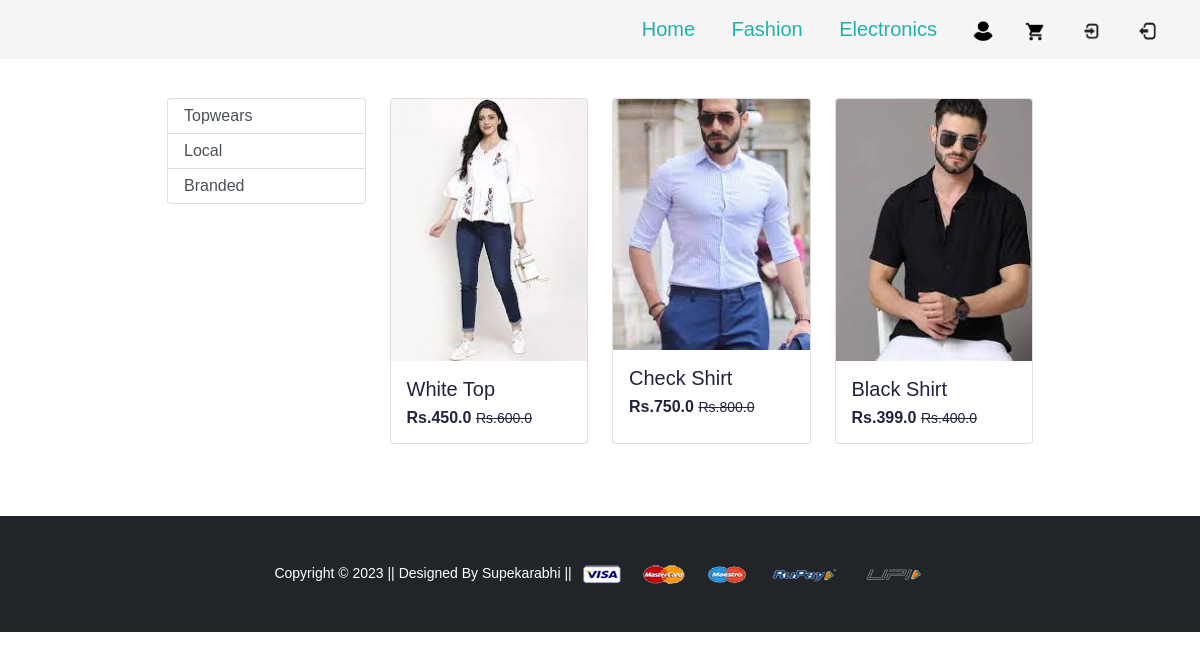
The app's page /topwear/branded with its own data.
### app/models.py (models this page shows, shortened)
class Product(models.Model):
    title=models.CharField(max_length=100)
    selling_price=models.FloatField()
    discounted_price=models.FloatField()
    description=models.TextField()
    brand=models.CharField(max_length=100)
    category=models.CharField(choices=CATEGORY_CHOICES,max_length=2)
    product_image=models.ImageField(upload_to='productimg')

### app/views.py (the view)
# urls.py: path('topwear/',views.topwear,name='topwear'),
def topwear(request,data=None):
 if data==None:
  topwears=Product.objects.filter(category='TW')
 elif data=='local' or data=='branded':
  topwears=Product.objects.filter(category='TW').filter(brand=data)
 return render(request,'app/topwear.html',{'topwears':topwears})

### app/templates/app/topwear.html (shortened to what this page needs)
{% extends 'app/base.html' %}
{% load static %}
{% block main-content %}
<div class="container my-5">
  <div class="single_catagory_area row">
    <div class="col-sm-3">
      <div class="list-group">
        <a href="{% url 'topwear' %}" class="list-group-item list-group-item-action" aria-current="true">Topwears</a>
        <a href="{% url 'topweardata' 'local' %}" class="list-group-item list-group-item-action" aria-current="true">Local</a>
        <a href="{% url 'topweardata' 'branded' %}" class="list-group-item list-group-item-action">Branded</a>
      </div>
    </div>
    <div class="col-sm-9">
      <div class="row">
        {% for t in topwears %}
        <div class="col-md-4 mb-4">
          <div class="card h-100">
            <a href="{% url 'product-detail' t.id %}">
              <img src="{{t.product_image.url}}" alt="{{t.title}}" class="card-img-top">
            </a>
            <div class="card-body">
              <h5 class="card-title">{{t.title}}</h5>
              <p class="card-text">
                <span class="fw-bold">Rs.{{t.discounted_price}}</span>
                <small class="fw-light text-decoration-line-through">Rs.{{t.selling_price}}</small>
              </p>
            </div>
          </div>
        </div>
        {% endfor %}
      </div>
    </div>
  </div>
</div>
{% endblock main-content %}

### app/static/app/css/style.css (style rules this page uses)
body { padding-top:50px; }
.card-body { overflow: hidden; transition: transform 0.3s ease; }
:root { --primaryColor: #b60707; --primaryDarkColor:#ffffff; --primaryHoverColor: #480953; --secondaryColor: #F9B000; --baseColor: #21243D; --baseFont: 'Heebo', sans-serif; --titleFont: 'Courier Prime', monospace; --regular: 400; --medium: 500; --bold: 700; --black: 900; --lightBg: #F1F1F1; }
html { scroll-behavior: smooth; }
body { font-family: var(--baseFont); color: var(--baseColor); line-height: normal; }
img { max-width: 100%; }
a { color: inherit; }
a, .btn { -webkit-transition: all 300ms ease-in-out 0s; -o-transition: all 300ms ease-in-out 0s; transition: all 300ms ease-in-out 0s; text-decoration: none; }
@media (min-width:992px) { .container, .container-lg, .container-md, .container-sm, .container-xl, .container-xxl { max-width: 890px; } }
.single_catagory_area { position: relative; overflow: hidden; margin-bottom: 0px; }

### records on screen
Product: product_image (picture), title "White Top", discounted_price "450.0", selling_price "600.0"
Product: product_image (picture), title "Check Shirt", discounted_price "750.0", selling_price "800.0"
Product: product_image (picture), title "Black Shirt", discounted_price "399.0", selling_price "400.0"
